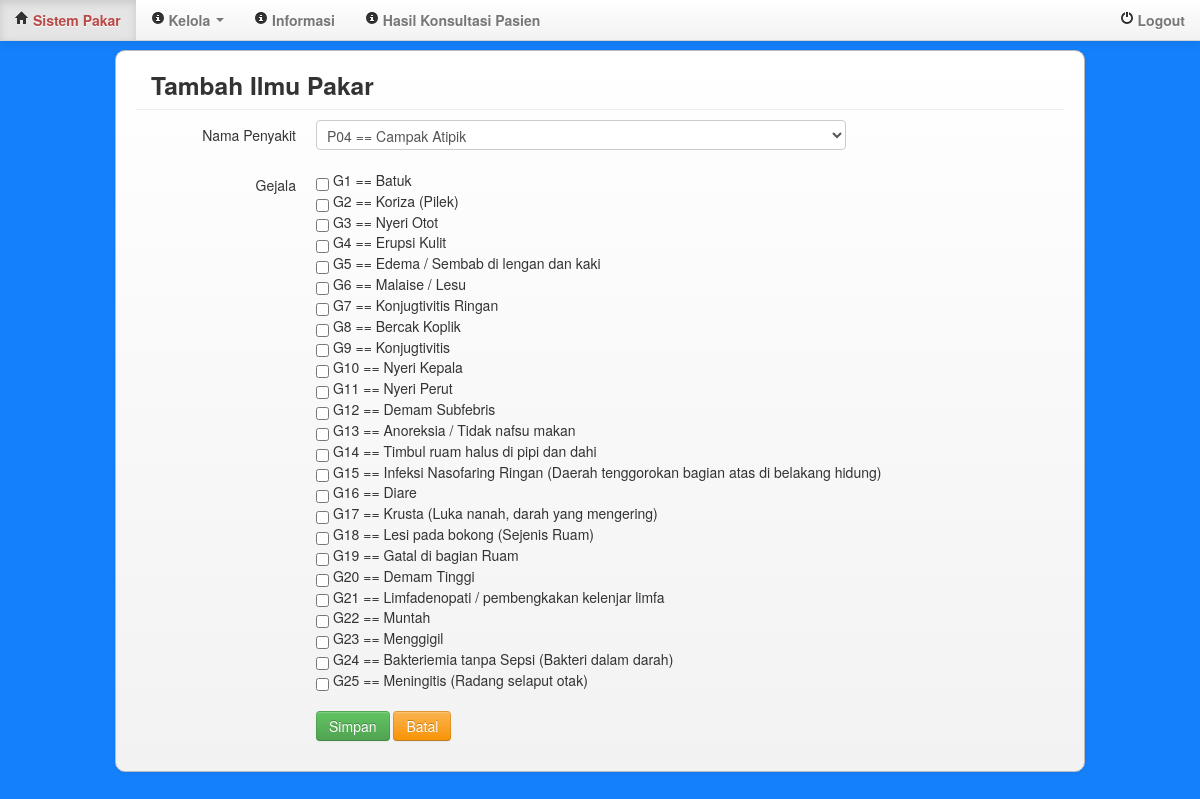
Screenshot of /adm/pakar.add.php (signed in) with the database file from the repository.
### tables this page shows
CREATE TABLE IF NOT EXISTS `gejala` (
  `id_gejala` int(3) NOT NULL AUTO_INCREMENT,
  `kode_gejala` varchar(10) NOT NULL,
  `nama_gejala` text NOT NULL,
  `bobot` int(3) NOT NULL,
  PRIMARY KEY (`id_gejala`),
  UNIQUE KEY `kode_gejala` (`kode_gejala`)
);

### adm/pakar.add.php (the view, shortened to what this page needs)
<!DOCTYPE html>
<html lang="en">
<head>
	<link href="../css/bootstrap.min.css" rel="stylesheet" media="screen">
</head>
<body>
<?php
	include_once('menu.php');
?>
<div class="container">
        <div class="navbar-inner" style="border:1px solid #bbb; border-radius:10px; padding:10px 20px 10px 20px; margin-top:50px; margin-left:auto; margin-right:auto;">
			<div class="modal-header">
            	<h3>Tambah Ilmu Pakar</h3>
            </div>
            <div style="margin-top:10px;">
            	<form class="form-horizontal" name="form1" method="post" action="" enctype="multipart/form-data">
                    <div class="control-group">
                        <label class="control-label" for="kode">Nama Penyakit</label>
                        <div class="controls">
                            <select name='kode_penyakit' id='kode_penyakit' class='input-xxlarge'>;
								<?php
                                    $sp = mysql_query("select * from penyakit");
                                    while($dp = mysql_fetch_array($sp)){
										echo "<option value=$dp[kode_penyakit]>$dp[kode_penyakit] == $dp[nama_penyakit]</option>";
									}
                                ?>
                            </select>
                        </div>
                    </div>
                    <div class="control-group">
                        <label class="control-label" for="nama">Gejala</label>
                        <div class="controls">
                        	<?php
                            	$sg = mysql_query("select * from gejala");
								while($dg = mysql_fetch_array($sg)){
									echo"<input type='checkbox' name='item[]' id_gejala='item[]' value='$dg[id_gejala]'>";
									echo"  $dg[kode_gejala] == $dg[nama_gejala]<br>";
								}
							?>
                        </div>
                    </div>
                    <div class="control-group">
                    	<label class="control-label" for="simpan"></label>
                        <div class="controls">
	                    	<input name="simpan" type="submit" id="simpan" value="Simpan" class="btn btn-success">
                            <input name="batal" type="submit" id="batal" value="Batal" class="btn btn-warning">
						</div>
                    </div>
                </form>
			</div>
    	</div>
</div>
<br><br><br><br>
</body>
</html>

### adm/pakar.add.php (style rules this page uses)
body { background-image: url(../img/body.jpg); background-repeat: repeat; background-attachment: fixed; }

### rows the page displays
gejala: kode_gejala "G1", nama_gejala "Batuk"
gejala: kode_gejala "G2", nama_gejala "Koriza (Pilek)"
gejala: kode_gejala "G3", nama_gejala "Nyeri Otot"
gejala: kode_gejala "G4", nama_gejala "Erupsi Kulit"
gejala: kode_gejala "G5", nama_gejala "Edema / Sembab di lengan dan kaki"
gejala: kode_gejala "G6", nama_gejala "Malaise / Lesu"
gejala: kode_gejala "G7", nama_gejala "Konjugtivitis Ringan"
gejala: kode_gejala "G8", nama_gejala "Bercak Koplik"
gejala: kode_gejala "G9", nama_gejala "Konjugtivitis"
gejala: kode_gejala "G10", nama_gejala "Nyeri Kepala"
gejala: kode_gejala "G11", nama_gejala "Nyeri Perut"
gejala: kode_gejala "G12", nama_gejala "Demam Subfebris"
gejala: kode_gejala "G13", nama_gejala "Anoreksia / Tidak nafsu makan"
gejala: kode_gejala "G14", nama_gejala "Timbul ruam halus di pipi dan dahi"
gejala: kode_gejala "G15", nama_gejala "Infeksi Nasofaring Ringan (Daerah tenggorokan bagian atas di belakang hidung)"
gejala: kode_gejala "G16", nama_gejala "Diare"
gejala: kode_gejala "G17", nama_gejala "Krusta (Luka nanah, darah yang mengering)"
gejala: kode_gejala "G18", nama_gejala "Lesi pada bokong (Sejenis Ruam)"
gejala: kode_gejala "G19", nama_gejala "Gatal di bagian Ruam"
gejala: kode_gejala "G20", nama_gejala "Demam Tinggi"
gejala: kode_gejala "G21", nama_gejala "Limfadenopati / pembengkakan kelenjar limfa"
gejala: kode_gejala "G22", nama_gejala "Muntah"
gejala: kode_gejala "G23", nama_gejala "Menggigil"
gejala: kode_gejala "G24", nama_gejala "Bakteriemia tanpa Sepsi (Bakteri dalam darah)"
gejala: kode_gejala "G25", nama_gejala "Meningitis (Radang selaput otak)"

### other values shown
form field kode_penyakit "P04 == Campak Atipik"
